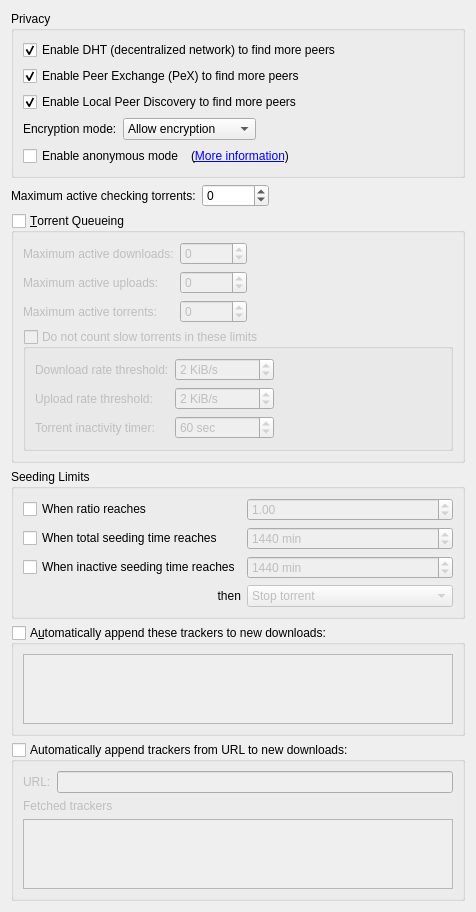
          <widget class="QWidget" name="scrollAreaWidgetContents_4">
           <property name="geometry">
            <rect>
             <x>0</x>
             <y>0</y>
             <width>413</width>
             <height>693</height>
            </rect>
           </property>
           <layout class="QVBoxLayout" name="verticalLayout_7">
            <item>
             <widget class="QGroupBox" name="AddBTFeaturesBox">
              <property name="title">
               <string>Privacy</string>
              </property>
              <layout class="QVBoxLayout" name="verticalLayout_14">
               <item>
                <widget class="QCheckBox" name="checkDHT">
                 <property name="toolTip">
                  <string>Find peers on the DHT network</string>
                 </property>
                 <property name="text">
                  <string>Enable DHT (decentralized network) to find more peers</string>
                 </property>
                 <property name="checked">
                  <bool>true</bool>
                 </property>
                </widget>
               </item>
               <item>
                <widget class="QCheckBox" name="checkPeX">
                 <property name="toolTip">
                  <string>Exchange peers with compatible Bittorrent clients (µTorrent, Vuze, ...)</string>
                 </property>
                 <property name="text">
                  <string>Enable Peer Exchange (PeX) to find more peers</string>
                 </property>
                 <property name="checked">
                  <bool>true</bool>
                 </property>
                </widget>
               </item>
               <item>
                <widget class="QCheckBox" name="checkLSD">
                 <property name="toolTip">
                  <string>Look for peers on your local network</string>
                 </property>
                 <property name="text">
                  <string>Enable Local Peer Discovery to find more peers</string>
                 </property>
                 <property name="checked">
                  <bool>true</bool>
                 </property>
                </widget>
               </item>
               <item>
                <layout class="QHBoxLayout">
                 <item>
                  <widget class="QLabel" name="lbl_encryption">
                   <property name="text">
                    <string>Encryption mode:</string>
                   </property>
                  </widget>
                 </item>
                 <item>
                  <widget class="QComboBox" name="comboEncryption">
                   <property name="toolTip">
                    <string>Allow encryption: Connect to peers regardless of setting
Require encryption: Only connect to peers with protocol encryption
Disable encryption: Only connect to peers without protocol encryption</string>
                   </property>
                   <item>
                    <property name="text">
                     <string>Allow encryption</string>
                    </property>
                   </item>
                   <item>
                    <property name="text">
                     <string>Require encryption</string>
                    </property>
                   </item>
                   <item>
                    <property name="text">
                     <string>Disable encryption</string>
                    </property>
                   </item>
                  </widget>
                 </item>
                 <item>
                  <spacer>
                   <property name="orientation">
                    <enum>Qt::Orientation::Horizontal</enum>
                   </property>
                   <property name="sizeHint" stdset="0">
                    <size>
                     <width>40</width>
                     <height>20</height>
                    </size>
                   </property>
                  </spacer>
                 </item>
                </layout>
               </item>
               <item>
                <layout class="QHBoxLayout" name="horizontalLayout_6">
                 <item>
                  <widget class="QCheckBox" name="checkAnonymousMode">
                   <property name="toolTip">
                    <string>Enable when using a proxy or a VPN connection</string>
                   </property>
                   <property name="text">
                    <string>Enable anonymous mode</string>
                   </property>
                  </widget>
                 </item>
                 <item>
                  <widget class="QLabel" name="label_anonymous">
                   <property name="text">
                    <string>(&lt;a href=&quot;https://github.com/qbittorrent/qBittorrent/wiki/Anonymous-Mode&quot;&gt;More information&lt;/a&gt;)</string>
                   </property>
                   <property name="openExternalLinks">
                    <bool>true</bool>
                   </property>
                   <property name="textInteractionFlags">
                    <set>Qt::TextInteractionFlag::LinksAccessibleByKeyboard|Qt::TextInteractionFlag::LinksAccessibleByMouse</set>
                   </property>
                  </widget>
                 </item>
                 <item>
                  <spacer name="horizontalSpacer_14">
                   <property name="orientation">
                    <enum>Qt::Orientation::Horizontal</enum>
                   </property>
                   <property name="sizeHint" stdset="0">
                    <size>
                     <width>40</width>
                     <height>20</height>
                    </size>
                   </property>
                  </spacer>
                 </item>
                </layout>
               </item>
              </layout>
             </widget>
            </item>
            <item>
             <layout class="QHBoxLayout" name="horizontalLayout_20">
              <item>
               <widget class="QLabel" name="labelMaxActiveCheckingTorrents">
                <property name="text">
                 <string>Maximum active checking torrents:</string>
                </property>
               </widget>
              </item>
              <item>
               <widget class="QSpinBox" name="spinBoxMaxActiveCheckingTorrents">
                <property name="specialValueText">
                 <string notr="true">∞</string>
                </property>
                <property name="minimum">
                 <number>-1</number>
                </property>
                <property name="maximum">
                 <number>2147483647</number>
                </property>
               </widget>
              </item>
              <item>
               <spacer name="horizontalSpacer_21">
                <property name="orientation">
                 <enum>Qt::Orientation::Horizontal</enum>
                </property>
                <property name="sizeHint" stdset="0">
                 <size>
                  <width>40</width>
                  <height>20</height>
                 </size>
                </property>
               </spacer>
              </item>
             </layout>
            </item>
            <item>
             <widget class="QGroupBox" name="checkEnableQueueing">
              <property name="title">
               <string>&amp;Torrent Queueing</string>
              </property>
              <property name="checkable">
               <bool>true</bool>
              </property>
              <property name="checked">
               <bool>false</bool>
              </property>
              <layout class="QGridLayout" name="gridLayout_2">
               <item row="0" column="0">
                <widget class="QLabel" name="label_max_active_dl">
                 <property name="text">
                  <string>Maximum active downloads:</string>
                 </property>
                </widget>
               </item>
               <item row="0" column="1">
                <widget class="QSpinBox" name="spinMaxActiveDownloads">
                 <property name="specialValueText">
                  <string>∞</string>
                 </property>
                 <property name="minimum">
                  <number>-1</number>
                 </property>
                 <property name="maximum">
                  <number>2147483647</number>
                 </property>
                </widget>
               </item>
               <item row="0" column="2">
                <spacer name="horizontalSpacer_7">
                 <property name="orientation">
                  <enum>Qt::Orientation::Horizontal</enum>
                 </property>
                 <property name="sizeHint" stdset="0">
                  <size>
                   <width>40</width>
                   <height>20</height>
                  </size>
                 </property>
                </spacer>
               </item>
               <item row="1" column="0">
                <widget class="QLabel" name="label_max_active_up">
                 <property name="text">
                  <string>Maximum active uploads:</string>
                 </property>
                </widget>
               </item>
               <item row="1" column="1">
                <widget class="QSpinBox" name="spinMaxActiveUploads">
                 <property name="specialValueText">
                  <string>∞</string>
                 </property>
                 <property name="minimum">
                  <number>-1</number>
                 </property>
                 <property name="maximum">
                  <number>2147483647</number>
                 </property>
                </widget>
               </item>
               <item row="2" column="0">
                <widget class="QLabel" name="maxActiveTorrents_lbl">
                 <property name="text">
                  <string>Maximum active torrents:</string>
                 </property>
                </widget>
               </item>
               <item row="2" column="1">
                <widget class="QSpinBox" name="spinMaxActiveTorrents">
                 <property name="specialValueText">
                  <string>∞</string>
                 </property>
                 <property name="minimum">
                  <number>-1</number>
                 </property>
                 <property name="maximum">
                  <number>2147483647</number>
                 </property>
                </widget>
               </item>
               <item row="3" column="0" colspan="3">
                <widget class="QGroupBox" name="checkIgnoreSlowTorrentsForQueueing">
                 <property name="title">
                  <string>Do not count slow torrents in these limits</string>
                 </property>
                 <property name="checkable">
                  <bool>true</bool>
                 </property>
                 <property name="checked">
                  <bool>false</bool>
                 </property>
                 <layout class="QGridLayout" name="gridLayout_13">
                  <item row="0" column="0">
                   <widget class="QLabel" name="labelDownloadRateForSlowTorrents">
                    <property name="text">
                     <string>Download rate threshold:</string>
                    </property>
                   </widget>
                  </item>
                  <item row="0" column="1">
                   <widget class="QSpinBox" name="spinDownloadRateForSlowTorrents">
                    <property name="suffix">
                     <string> KiB/s</string>
                    </property>
                    <property name="maximum">
                     <number>2000000</number>
                    </property>
                    <property name="stepType">
                     <enum>QAbstractSpinBox::StepType::AdaptiveDecimalStepType</enum>
                    </property>
                    <property name="value">
                     <number>2</number>
                    </property>
                   </widget>
                  </item>
                  <item row="0" column="2">
                   <spacer name="horizontalSpacer_9">
                    <property name="orientation">
                     <enum>Qt::Orientation::Horizontal</enum>
                    </property>
                    <property name="sizeHint" stdset="0">
                     <size>
                      <width>40</width>
                      <height>20</height>
                     </size>
                    </property>
                   </spacer>
                  </item>
                  <item row="1" column="0">
                   <widget class="QLabel" name="labelUploadRateForSlowTorrents">
                    <property name="text">
                     <string>Upload rate threshold:</string>
                    </property>
                   </widget>
                  </item>
                  <item row="1" column="1">
                   <widget class="QSpinBox" name="spinUploadRateForSlowTorrents">
                    <property name="suffix">
                     <string> KiB/s</string>
                    </property>
                    <property name="maximum">
                     <number>2000000</number>
                    </property>
                    <property name="stepType">
                     <enum>QAbstractSpinBox::StepType::AdaptiveDecimalStepType</enum>
                    </property>
                    <property name="value">
                     <number>2</number>
                    </property>
                   </widget>
                  </item>
                  <item row="2" column="0">
                   <widget class="QLabel" name="labelSlowTorrentInactivityTimer">
                    <property name="text">
                     <string>Torrent inactivity timer:</string>
                    </property>
                   </widget>
                  </item>
                  <item row="2" column="1">
                   <widget class="QSpinBox" name="spinSlowTorrentsInactivityTimer">
                    <property name="suffix">
                     <string extracomment="seconds"> sec</string>
                    </property>
                    <property name="minimum">
                     <number>1</number>
                    </property>
                    <property name="maximum">
                     <number>999999</number>
                    </property>
                    <property name="value">
                     <number>60</number>
                    </property>
                   </widget>
                  </item>
                 </layout>
                </widget>
               </item>
              </layout>
             </widget>
            </item>
            <item>
             <widget class="QGroupBox" name="seedingLimitsBox">
              <property name="title">
               <string>Seeding Limits</string>
              </property>
              <layout class="QGridLayout" name="gridLayout_15">
               <item row="0" column="0">
                <widget class="QCheckBox" name="checkMaxRatio">
                 <property name="text">
                  <string>When ratio reaches</string>
                 </property>
                </widget>
               </item>
               <item row="0" column="1">
                <widget class="QDoubleSpinBox" name="spinMaxRatio">
                 <property name="enabled">
                  <bool>false</bool>
                 </property>
                 <property name="singleStep">
                  <double>0.050000000000000</double>
                 </property>
                 <property name="value">
                  <double>1.000000000000000</double>
                 </property>
                </widget>
               </item>
               <item row="0" column="2">
                <spacer name="horizontalSpacer_2">
                 <property name="orientation">
                  <enum>Qt::Orientation::Horizontal</enum>
                 </property>
                 <property name="sizeHint" stdset="0">
                  <size>
                   <width>40</width>
                   <height>20</height>
                  </size>
                 </property>
                </spacer>
               </item>
               <item row="1" column="0">
                <widget class="QCheckBox" name="checkMaxSeedingMinutes">
                 <property name="text">
                  <string>When total seeding time reaches</string>
                 </property>
                </widget>
               </item>
               <item row="1" column="1">
                <widget class="QSpinBox" name="spinMaxSeedingMinutes">
                 <property name="enabled">
                  <bool>false</bool>
                 </property>
                 <property name="suffix">
                  <string extracomment="minutes"> min</string>
                 </property>
                 <property name="maximum">
                  <number>9999999</number>
                 </property>
                 <property name="value">
                  <number>1440</number>
                 </property>
                </widget>
               </item>
               <item row="2" column="0">
                <widget class="QCheckBox" name="checkMaxInactiveSeedingMinutes">
                 <property name="text">
                  <string>When inactive seeding time reaches</string>
                 </property>
                </widget>
               </item>
               <item row="2" column="1">
                <widget class="QSpinBox" name="spinMaxInactiveSeedingMinutes">
                 <property name="enabled">
                  <bool>false</bool>
                 </property>
                 <property name="suffix">
                  <string extracomment="minutes"> min</string>
                 </property>
                 <property name="maximum">
                  <number>9999999</number>
                 </property>
                 <property name="value">
                  <number>1440</number>
                 </property>
                </widget>
               </item>
               <item row="3" column="0">
                <widget class="QLabel" name="label">
                 <property name="text">
                  <string>then</string>
                 </property>
                 <property name="alignment">
                  <set>Qt::AlignmentFlag::AlignRight|Qt::AlignmentFlag::AlignTrailing|Qt::AlignmentFlag::AlignVCenter</set>
                 </property>
                </widget>
               </item>
               <item row="3" column="1">
                <widget class="QComboBox" name="comboRatioLimitAct">
                 <property name="enabled">
                  <bool>false</bool>
                 </property>
                 <item>
                  <property name="text">
                   <string>Stop torrent</string>
                  </property>
                 </item>
                 <item>
                  <property name="text">
                   <string>Remove torrent</string>
                  </property>
                 </item>
                 <item>
                  <property name="text">
                   <string>Remove torrent and its files</string>
                  </property>
                 </item>
                 <item>
                  <property name="text">
                   <string>Enable super seeding for torrent</string>
                  </property>
                 </item>
                </widget>
               </item>
              </layout>
             </widget>
            </item>
            <item>
             <widget class="QGroupBox" name="checkEnableAddTrackers">
              <property name="title">
               <string>A&amp;utomatically append these trackers to new downloads:</string>
              </property>
              <property name="checkable">
               <bool>true</bool>
              </property>
              <property name="checked">
               <bool>false</bool>
              </property>
              <layout class="QGridLayout" name="gridLayout_16">
               <item row="0" column="0">
                <widget class="QPlainTextEdit" name="textTrackers">
                 <property name="tabChangesFocus">
                  <bool>true</bool>
                 </property>
                </widget>
               </item>
              </layout>
             </widget>
            </item>
            <item>
             <widget class="QGroupBox" name="checkAddTrackersFromURL">
              <property name="title">
               <string>Automatically append trackers from URL to new downloads:</string>
              </property>
              <property name="checkable">
               <bool>true</bool>
              </property>
              <property name="checked">
               <bool>false</bool>
              </property>
              <layout class="QVBoxLayout" name="checkAddTrackersFromURLLayout">
               <item>
                <layout class="QHBoxLayout" name="horizontalLayout_21">
                 <item>
                  <widget class="QLabel" name="labelCustomizeTrackersListUrl">
                   <property name="text">
                    <string>URL:</string>
                   </property>
                  </widget>
                 </item>
                 <item>
                  <widget class="QLineEdit" name="textTrackersURL"/>
                 </item>
                </layout>
               </item>
               <item>
                <widget class="QLabel" name="labeltrackersFromURL">
                 <property name="text">
                  <string>Fetched trackers</string>
                 </property>
                </widget>
               </item>
               <item>
                <widget class="QPlainTextEdit" name="textTrackersFromURL">
                 <property name="readOnly">
                  <bool>true</bool>
                 </property>
                </widget>
               </item>
              </layout>
             </widget>
            </item>
            <item>
             <spacer name="verticalSpacer_8">
              <property name="orientation">
               <enum>Qt::Orientation::Vertical</enum>
              </property>
              <property name="sizeHint" stdset="0">
               <size>
                <width>20</width>
                <height>40</height>
               </size>
              </property>
             </spacer>
            </item>
           </layout>
          </widget>
